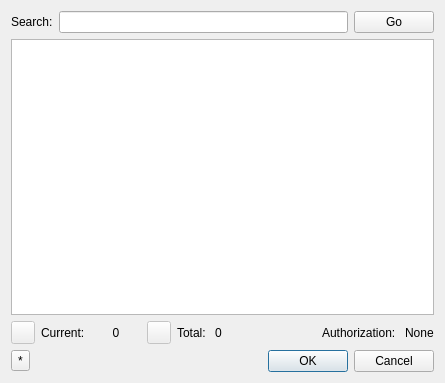
<?xml version="1.0" encoding="UTF-8"?>
<ui version="4.0">
 <class>ProstoPleerPluginGetTunesDialog</class>
 <widget class="QDialog" name="ProstoPleerPluginGetTunesDialog">
  <property name="geometry">
   <rect>
    <x>0</x>
    <y>0</y>
    <width>445</width>
    <height>383</height>
   </rect>
  </property>
  <property name="windowTitle">
   <string>Search Prostopleer.com</string>
  </property>
  <layout class="QVBoxLayout" name="verticalLayout">
   <item>
    <layout class="QHBoxLayout" name="horizontalLayout">
     <item>
      <widget class="QLabel" name="label">
       <property name="text">
        <string>Search:</string>
       </property>
      </widget>
     </item>
     <item>
      <widget class="QLineEdit" name="lineEdit"/>
     </item>
     <item>
      <widget class="QPushButton" name="pb_search">
       <property name="text">
        <string>Go</string>
       </property>
      </widget>
     </item>
    </layout>
   </item>
   <item>
    <widget class="QListView" name="lv_results">
     <property name="selectionMode">
      <enum>QAbstractItemView::SingleSelection</enum>
     </property>
    </widget>
   </item>
   <item>
    <layout class="QHBoxLayout" name="horizontalLayout_2">
     <item>
      <widget class="QToolButton" name="tb_prev">
       <property name="enabled">
        <bool>false</bool>
       </property>
       <property name="toolTip">
        <string>Previous Page</string>
       </property>
       <property name="text">
        <string/>
       </property>
      </widget>
     </item>
     <item>
      <widget class="QLabel" name="label_4">
       <property name="text">
        <string>Current:</string>
       </property>
      </widget>
     </item>
     <item>
      <widget class="QLabel" name="lb_current">
       <property name="sizePolicy">
        <sizepolicy hsizetype="Preferred" vsizetype="Preferred">
         <horstretch>0</horstretch>
         <verstretch>0</verstretch>
        </sizepolicy>
       </property>
       <property name="minimumSize">
        <size>
         <width>50</width>
         <height>0</height>
        </size>
       </property>
       <property name="maximumSize">
        <size>
         <width>16777215</width>
         <height>16777215</height>
        </size>
       </property>
       <property name="text">
        <string>0</string>
       </property>
       <property name="alignment">
        <set>Qt::AlignCenter</set>
       </property>
      </widget>
     </item>
     <item>
      <widget class="QToolButton" name="tb_next">
       <property name="enabled">
        <bool>false</bool>
       </property>
       <property name="toolTip">
        <string>Next Page</string>
       </property>
       <property name="text">
        <string/>
       </property>
      </widget>
     </item>
     <item>
      <widget class="QLabel" name="label_3">
       <property name="text">
        <string>Total: </string>
       </property>
      </widget>
     </item>
     <item>
      <widget class="QLabel" name="lb_pages">
       <property name="text">
        <string>0</string>
       </property>
      </widget>
     </item>
     <item>
      <spacer name="horizontalSpacer">
       <property name="orientation">
        <enum>Qt::Horizontal</enum>
       </property>
       <property name="sizeHint" stdset="0">
        <size>
         <width>40</width>
         <height>20</height>
        </size>
       </property>
      </spacer>
     </item>
     <item>
      <widget class="QLabel" name="label_2">
       <property name="text">
        <string>Authorization: </string>
       </property>
      </widget>
     </item>
     <item>
      <widget class="QLabel" name="lb_auth">
       <property name="text">
        <string>None</string>
       </property>
      </widget>
     </item>
    </layout>
   </item>
   <item>
    <layout class="QHBoxLayout" name="horizontalLayout_3">
     <item>
      <widget class="QToolButton" name="tb_settings">
       <property name="text">
        <string>*</string>
       </property>
      </widget>
     </item>
     <item>
      <widget class="QDialogButtonBox" name="buttonBox">
       <property name="orientation">
        <enum>Qt::Horizontal</enum>
       </property>
       <property name="standardButtons">
        <set>QDialogButtonBox::Cancel|QDialogButtonBox::Ok</set>
       </property>
      </widget>
     </item>
    </layout>
   </item>
  </layout>
 </widget>
 <resources/>
 <connections>
  <connection>
   <sender>buttonBox</sender>
   <signal>accepted()</signal>
   <receiver>ProstoPleerPluginGetTunesDialog</receiver>
   <slot>accept()</slot>
   <hints>
    <hint type="sourcelabel">
     <x>248</x>
     <y>254</y>
    </hint>
    <hint type="destinationlabel">
     <x>157</x>
     <y>274</y>
    </hint>
   </hints>
  </connection>
  <connection>
   <sender>buttonBox</sender>
   <signal>rejected()</signal>
   <receiver>ProstoPleerPluginGetTunesDialog</receiver>
   <slot>reject()</slot>
   <hints>
    <hint type="sourcelabel">
     <x>316</x>
     <y>260</y>
    </hint>
    <hint type="destinationlabel">
     <x>286</x>
     <y>274</y>
    </hint>
   </hints>
  </connection>
 </connections>
</ui>
